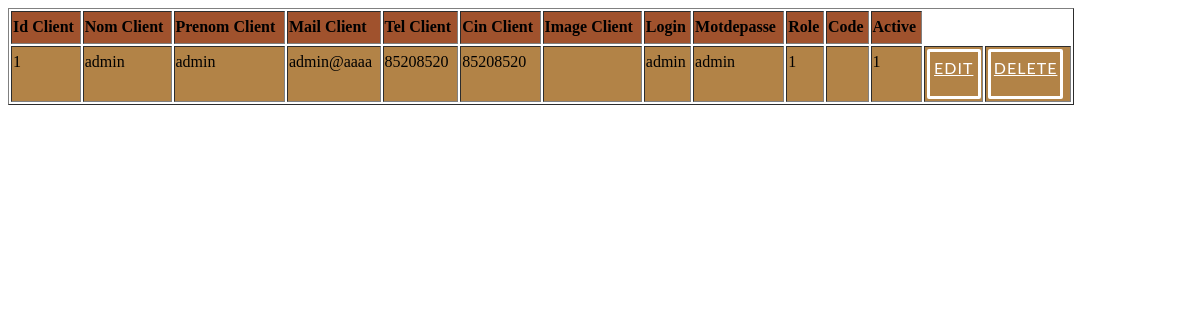
Screenshot of /pfc/cpanel/clients/list.php with the database file from the repository.
### tables this page shows
CREATE TABLE IF NOT EXISTS `client` (
  `id_client` int(11) NOT NULL AUTO_INCREMENT,
  `nom_client` varchar(20) NOT NULL,
  `prenom_client` varchar(20) NOT NULL,
  `mail_client` varchar(50) NOT NULL,
  `tel_client` varchar(20) NOT NULL,
  `cin_client` varchar(20) NOT NULL,
  `image_client` mediumblob NOT NULL,
  `login` varchar(20) NOT NULL,
  `motdepasse` varchar(20) NOT NULL,
  `role` int(11) NOT NULL,
  `code` varchar(32) NOT NULL,
  `active` int(11) NOT NULL,
  PRIMARY KEY (`id_client`),
  UNIQUE KEY `login` (`login`)
);

### pfc/cpanel/clients/list.php (the view, shortened to what this page needs)
<HTML>
	<head>
		<link rel="stylesheet" type="text/css" href="../css/view_style.css">
	</head>
<?php
echo "<table border=1 >";
echo "<tr>";
echo "<td><b>Id Client</b></td>";
echo "<td><b>Nom Client</b></td>";
echo "<td><b>Prenom Client</b></td>";
echo "<td><b>Mail Client</b></td>";
echo "<td><b>Tel Client</b></td>";
echo "<td><b>Cin Client</b></td>";
echo "<td><b>Image Client</b></td>";
echo "<td><b>Login</b></td>";
echo "<td><b>Motdepasse</b></td>";
echo "<td><b>Role</b></td>";
echo "<td><b>Code</b></td>";
echo "<td><b>Active</b></td>";
echo "</tr>";
$result = mysql_query("SELECT * FROM `client`") or trigger_error(mysql_error());
while($row = mysql_fetch_array($result)){
foreach($row AS $key => $value) { $row[$key] = stripslashes($value); }
echo "<tr>";
echo "<td valign='top'>" . nl2br( $row['id_client']) . "</td>";
echo "<td valign='top'>" . nl2br( $row['nom_client']) . "</td>";
echo "<td valign='top'>" . nl2br( $row['prenom_client']) . "</td>";
echo "<td valign='top'>" . nl2br( $row['mail_client']) . "</td>";
echo "<td valign='top'>" . nl2br( $row['tel_client']) . "</td>";
echo "<td valign='top'>" . nl2br( $row['cin_client']) . "</td>";
echo "<td valign='top'>" . nl2br( $row['image_client']) . "</td>";
echo "<td valign='top'>" . nl2br( $row['login']) . "</td>";
echo "<td valign='top'>" . nl2br( $row['motdepasse']) . "</td>";
echo "<td valign='top'>" . nl2br( $row['role']) . "</td>";
echo "<td valign='top'>" . nl2br( $row['code']) . "</td>";
echo "<td valign='top'>" . nl2br( $row['active']) . "</td>";
echo "<td valign='top'><a href=edit.php?id_client={$row['id_client']} class='popup-button'>Edit</a></td><td><a href=delete.php?id_client={$row['id_client']} class='popup-button'>Delete</a></td> ";
echo "</tr>";
}
echo "</table>";
echo "<a href=new.php class='popup-button'>New Row</a>";
?>

### pfc/cpanel/css/view_style.css (style rules this page uses)
table { width: 90%; margin :0; height: auto; }
tbody tr:nth-child(even) { background-color: #B28347 !important; line-height : 1.8em; font-size: 100%; }
tbody tr:nth-child(odd) { background-color: #A0522D !important; line-height : 1.8em; font-size: 100%; }
.popup-button { border: 3px solid #FFF !important; padding: 2px !important; background: transparent !important; color: #FFF !important; font-family: 'Lato', Calibri, Arial, sans-serif; font-size: 1em !important; letter-spacing: 1px !important; text-transform: uppercase !important; cursor: pointer !important; display: inline-block !important; width : 80% !important; max-width : 150px; min-height : 40px; margin: 1px !important; border-radius: 2px !important; text-align: center; -webkit-transition: all 0.3s !important; -o-transition: all 0.3s !important; transition: all 0.3s !important; }

### rows the page displays
client: id_client "1", nom_client "admin", prenom_client "admin", mail_client "admin@aaaa", tel_client "85208520", cin_client "85208520", login "admin", motdepasse "admin", role "1", active "1"
